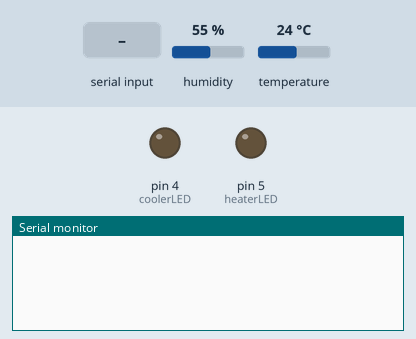
This sketch was run on a simulated Arduino Mega 2560, built with avr-gcc and run on an emulated ATmega2560. On the bench: output pins drawn as LEDs (lit = HIGH), the last lines printed to the serial monitor. The inputs (shaded band) are chosen by the test bench; at power-on: humidity 55 %, temperature 24 °C.

Above: at 1.2 s.
1.3 s: "cooler:\n" received over the second serial link
At 2.6 s:
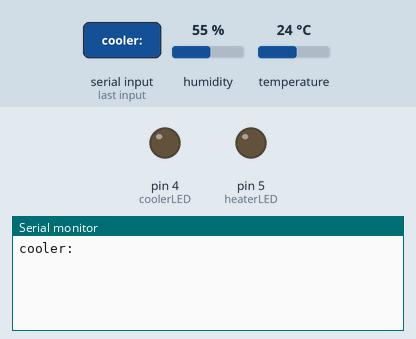
3.5 s: "on\n" received over the second serial link
At 5.2 s:
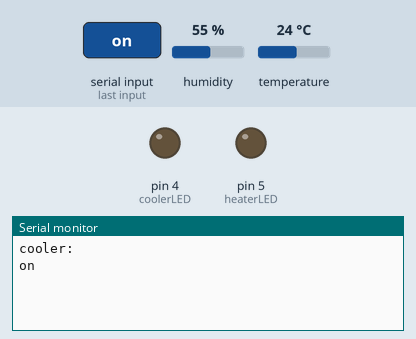
5.5 s: "off\n" received over the second serial link
At 7.2 s:
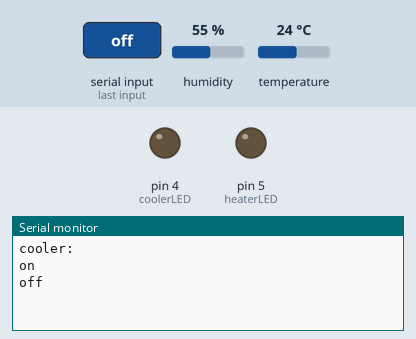

Measured:
- after the input at 1.3 s, the serial monitor: prints a new line after 0.71 s (image 1)
- after the input at 3.5 s, the serial monitor: prints a new line after 0.52 s (image 2)
- after the input at 5.5 s, the serial monitor: prints a new line after 0.52 s (image 3)

The sketch:

arduino.ino
```cpp
#include <dht.h>


#define sensorPinDHT 13 // Defines pin number to which the sensor is connected
#define heaterLED 5 // Defines pin number to which the sensor is connected
#define coolerLED 4 // Defines pin number to which the sensor is connected
dht DHT; // Creats a DHT object
int heaterONThreshold = 15;
int heaterOFFThreshold = 20;
int coolerONThreshold = 30;
int coolerOFFThreshold = 25;

int heater = 0;
int cooler = 0;
int tpr = 0;
String state = "manual";

void setup() {
  Serial.begin(9600);

  Serial1.begin(115200);

  pinMode(sensorPinDHT, INPUT);
  pinMode(coolerLED, OUTPUT);
  pinMode(heaterLED, OUTPUT);

  digitalWrite(coolerLED, LOW);
  digitalWrite(heaterLED, LOW);
}

void loop() {
  int newT = readSensorTemperature();
  if (newT != tpr) {
    tpr = newT;
    Serial1.println("temperature: " + String(tpr));
  }

  if (Serial1.available()) {
    String message = Serial1.readStringUntil('\n');
    Serial.println(message);
    if (message.startsWith("cooler:")) {
      Serial.println(message.substring(8, 10));
      if (message.substring(8, 10) == "on") {
        Serial.println("cooler on");
        cooler = 1;
      } else if (message.substring(8, 11) == "off") {
        cooler = 0;
      }
    } else if (message.startsWith("heater:")) {
      if (message.substring(8, 10) == "on") {
        heater = 1;
      } else if (message.substring(8, 11) == "off") {
        heater = 0;
      }
    }
  }

  if (heater == 1) {
    digitalWrite(heaterLED, HIGH);
  } else {
    digitalWrite(heaterLED, LOW);
  }

  if (cooler == 1) {
    digitalWrite(coolerLED, HIGH);
  } else {
    digitalWrite(coolerLED, LOW);
  }

  delay(2000);
}

float readSensorTemperature() {
  int readData = DHT.read22(sensorPinDHT); // DHT22/AM2302


  float t = DHT.temperature; // Gets the values of the temperature
  float h = DHT.humidity; // Gets the values of the humidity

  // Printing the results on the serial monitor
//  Serial.print("Temperature = ");
//  Serial.print(t);
//  Serial.print(" ");
//  Serial.print((char)176);//shows degrees character
//  Serial.print("C | ");
//  Serial.print((t * 9.0) / 5.0 + 32.0);//print the temperature in Fahrenheit
//  Serial.print(" ");
//  Serial.print((char)176);//shows degrees character
//  Serial.println("F ");
//  Serial.print("Humidity = ");
//  Serial.print(h);
//  Serial.println(" % ");
  if (state == "auto") {
    if (t < heaterONThreshold)
      heater = 1;
    else if (t > heaterOFFThreshold)
      heater = 0;
    if (t > coolerONThreshold)
      cooler = 1;
    else if (t < coolerOFFThreshold)
      cooler = 0;
  }
  return t;
}
```
